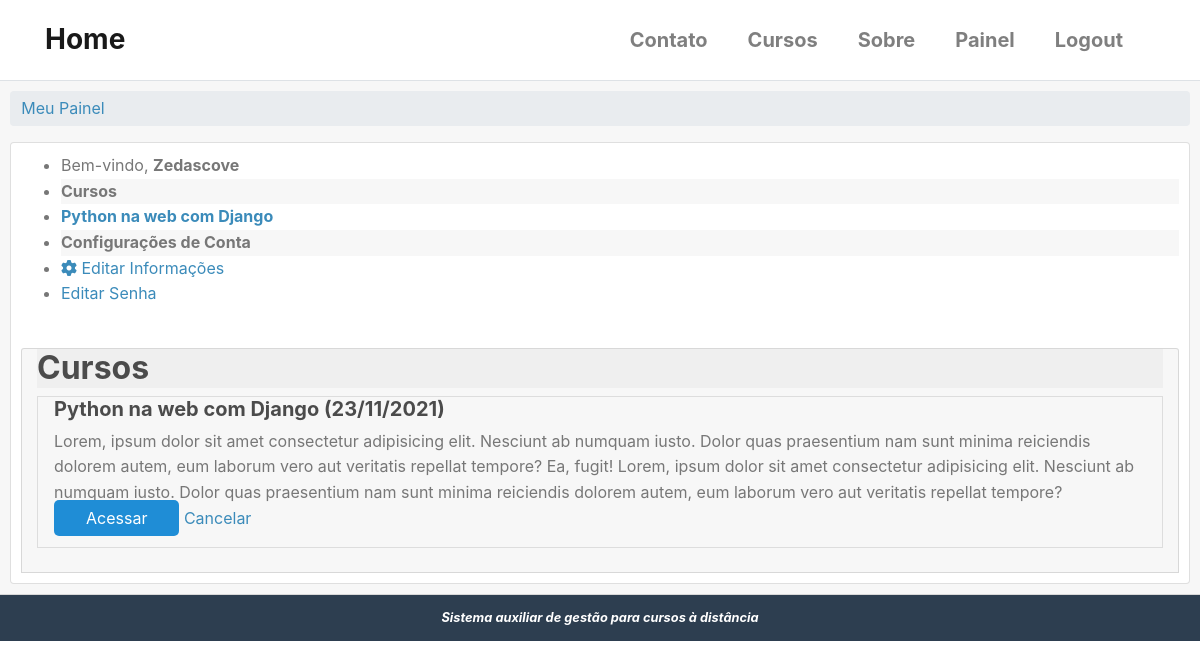
The page /conta/painel/ (signed in) on the database as committed earlier.
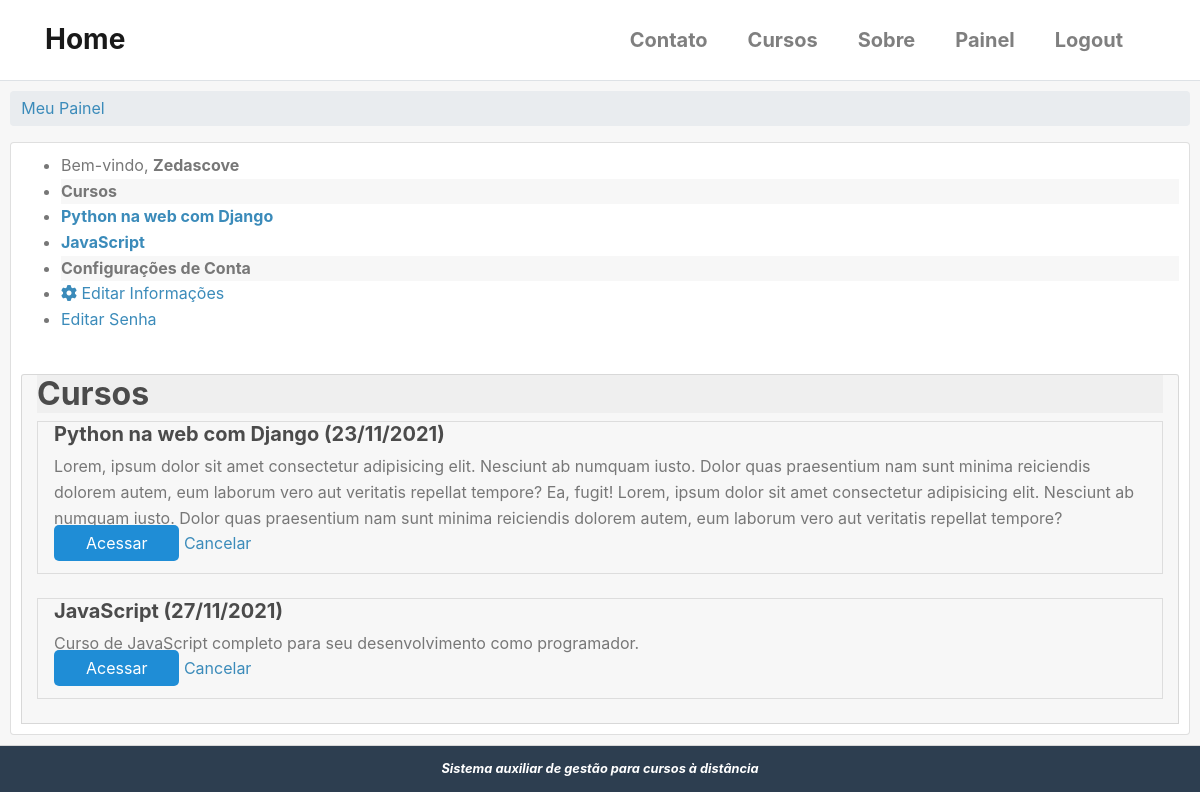
The same page on the database as committed later.
### accounts/models.py (models this page shows, shortened)
class User(AbstractBaseUser, PermissionsMixin):
    username = models.CharField(
        'Usuário', max_length=30, unique=True,
        validators = [validators.RegexValidator(re.compile('^[\w.@+-]+$'),
        'O nome de usuário só pode conter letras, dígitos ou os seguintes caracteres: @/ ./ +/ -/ _',
        'Usuário inválido ou já existente!')]
    )
    email = models.EmailField('E-mail', unique=True)
    name = models.CharField('Nome', max_length=100, blank=True)
    is_active = models.BooleanField('Está ativo?', blank=True, default=True)
    is_staff = models.BooleanField('É da equipe?', blank=True, default=False)
    date_joined = models.DateTimeField('Data de Entrada', auto_now_add=True)
    objects = UserManager()
    USERNAME_FIELD = 'username'
    REQUIRED_FIELDS = ['email']
    class Meta:
        verbose_name = 'Usuário'
        verbose_name_plural = 'Usuários'
    def __str__(self):
        return self.name or self.username

### cursos/models.py (models this page shows, shortened)
class Enrollment(models.Model):
    STATUS_CHOICES = (
        (0, 'Pendente'),
        (1, 'Aprovado'),
        (2, 'Cancelado'),
        (3, 'Recusado'),
    )
    usuario = models.ForeignKey(
        settings.AUTH_USER_MODEL, verbose_name='Usuário',
        related_name='enrollments', on_delete=models.DO_NOTHING
    )
    curso = models.ForeignKey(
        Cursos, verbose_name='Curso',
        related_name='enrollments', on_delete=models.DO_NOTHING
    )
    status = models.ImageField('Situação',
        choices=STATUS_CHOICES, default=0, blank=True
    )
    created_at = models.DateTimeField('Criado em', auto_now_add = True)
    updated_at = models.DateTimeField('Atualizado em ', auto_now_add = True)
    class Meta:
        verbose_name = 'Inscrição'
        verbose_name_plural = 'Inscrições'
        """
        unique_together/unicidade - combina a unicidade entre cursos e usuário,
        ou seja, cada usuário se increve apenas uma vez para cada curso.
        """
        unique_together = (('usuario', 'curso'),)

class Cursos(models.Model):
    nome = models.CharField('Nome', max_length = 100)
    slug = models.SlugField('Atalho')
    descricao = models.TextField('Descrição Simples', blank = True)
    sobre = models.TextField('Sobre o Curso', blank = True)
    start_date = models.DateField(
        'Data de início', null = True, blank = True,
        )
    imagem = models.ImageField(
        upload_to = 'cursos/imagens', verbose_name = 'Imagem',
        null = True, blank = True
        )
    created_at = models.DateTimeField('Criado em', auto_now_add = True)
    updated_at = models.DateTimeField('Atualizado em ', auto_now_add = True)
    objects = CursosManager()
    def __str__(self):
        return self.nome
    class Meta:
        verbose_name = 'Curso'
        verbose_name_plural = 'Cursos'
        ordering = ['nome'] # ['-name'] ordem decrescente

### accounts/views.py (the view)
# urls.py: path('painel/', views.painel, name='painel'),
@login_required
def painel(request):
    template_name = 'accounts/dashboard.html'
    context = {}
    context['enrollments'] = Enrollment.objects.filter(usuario=request.user)
    return render(request, template_name, context)

### cursos/templatetags/cursos_tags.py (called while the page is built)
@register.inclusion_tag('cursos/templatetags/meus_cursos.html')
def meus_cursos(user):
    enrollments = Enrollment.objects.filter(usuario=user)
    context = {
        'enrollments': enrollments
    }
    return context

### templates/accounts/dashboard.html (shortened to what this page needs)
{% extends "base.html" %}
{% load cursos_tags %}
{% block content %}
<div class="card-header" style='padding: 10px;'>
    <div class="">
        <ul class="breadcrumb pure-menu-heading">
            {% block breadcrumb %}
            <li><a class="" href="{% url 'accounts:painel' %}">Meu Painel</a></li>
            {% endblock %}
        </ul>
    </div>
    <div class="card" style='margin: auto;padding: 10px;'>
        <div class="pure-g-r content-ribbon">
            <div class="pure-u-1-3">
                <div class="pure-menu pure-menu-open">
                    <ul>
                        <li class="pure-menu-heading">
                            Bem-vindo, <strong>{{ user }}</strong>
                        </li>
                        {% meus_cursos user %}
                        <li class="font-weight-bold pure-menu-heading" style='margin-top: 0; background-color:rgba(0,0,0,.03);'>Configurações de Conta</li>
                        <li>
                            <a href="{% url 'accounts:editar_usuario' %}">
                            <i class="fas fa-cog"></i>
                            Editar Informações
                            </a>
                        </li>
                        <li>
                            <a href="{% url 'accounts:editar_senha' %}">
                            Editar Senha</a>
                        </li>
                    </ul>
                </div>
                <br>
            </div>
            <div class="pure-u-2-3">
                <div class="card card-header" style = 'margin-left: auto; padding: 0px 15px'>
                    {% block dashboard_content %}
                    <h2 class="font-weight-bold pure-menu-heading" style='margin-top: 0; background-color:rgba(0,0,0,.03);'>Cursos</h2>
                    {% for enrollment in enrollments %}
                    <div class="well">
                        <h3>{{ enrollment.curso }}
                        ({{ enrollment.curso.start_date|date:'d/m/Y'|default:'Sem data' }})
                        </h3>
                        {{ enrollment.curso.descricao }}
                        <div class="pure-controls">
                            <a href="" class="pure-button pure-button-primary">Acessar</a>
                            <a href="" class="pure-button pure-button-error">Cancelar</a>
                        </div>
                    </div>
                    {% empty %}
                    <aside class=pure-u-1>
                        <p style='padding: 5px 0 5px 15px;'>Não há inscrições</p>
                    </aside>:
                    {% endfor %}
                    {% endblock %}
                </div>
            </div>
        </div>
    </div>
</div>
{% endblock %}

### templates/base.html (shortened to what this page needs)
<!DOCTYPE html>
<html lang="pt-BR">
{% load static %}
<head>
    <link rel="stylesheet" href="https://cdn.jsdelivr.net/npm/bootstrap@4.5.3/dist/css/bootstrap.min.css"
>
    <link rel="stylesheet" href="http://yui.yahooapis.com/pure/0.3.0/pure-min.css">
    <link rel="stylesheet" href="{% static 'css/font-awesome.css' %}"/>
    <link rel="stylesheet" href="{% static 'css/styles.css' %}"/>
</head>
<div class="container-flex">
    <nav class="navbar navbar-expand-sm py-3 border-bottom navbar-light" style='margin-bottom: 0'>
        <div class="container">
            <a href="{% url 'home' %}" class="navbar-brand">
                <span class="font-weight-bold h3">Home</span>
            </a>
            <div class="collapse navbar-collapse" id="navbarCollapse">
                <ul class="navbar-nav ml-auto">
                    <li class="nav-item">
                        <a href="{% url 'contato' %}" class="nav-link lead mr-4 font-weight-bold">Contato</a>
                    </li>
                    <li class="nav-item">
                        <a href="{% url 'cursos:lista_cursos' %}" class="nav-link lead mr-4 font-weight-bold">Cursos</a>
                    </li>
                    <li class="nav-item">
                        <a href="#" class="nav-link lead mr-4 font-weight-bold">Sobre</a>
                    </li>
                    {% if user.is_authenticated %}
                    <li class="nav-item">
                        <a href="{% url 'accounts:painel' %}" class="nav-link lead mr-4 font-weight-bold">Painel</a>
                    </li>
                    <li class="nav-item">
                        <a href="{% url 'accounts:logout' %}" class="nav-link lead mr-4 font-weight-bold">Logout</a>
                    </li>
                    {% endif %}
                </ul>
            </div>
        </div>
    </nav>
    {% block content %}
    {% endblock content %}
    <div class="footer">
        <i><b>Sistema auxiliar de gestão para cursos à distância</b></i>
    </div>
</div>
</html>

### cursos/templates/cursos/templatetags/meus_cursos.html (shortened to what this page needs)
<li class="font-weight-bold pure-menu-heading" style='margin-top: 0; background-color:rgba(0,0,0,.03);'>Cursos</li>
{% for enrollment in enrollments %}
<li>
    <a href="#">
        <strong>{{ enrollment.curso }}</strong>
    </a>
</li>
{% empty %}
<li style='padding: 5px 0 5px 15px;'>Não há inscrições</li>
{% endfor %}

### cursos/static/css/styles.css (style rules this page uses)
* { -webkit-box-sizing: border-box; -moz-box-sizing: border-box; box-sizing: border-box; }
a { color: #3b8bba; }
.footer { background: #2d3e50; color: #fff; text-align: center; padding: 1em; font-size: 80%; }
.pure-button-primary { background-color: #1f8dd6; color: white; padding: 0.5em 2em; border-radius: 5px; }
ul.breadcrumb { padding: 0; }
ul.breadcrumb li { display: inline-block; }
ul.breadcrumb li a { display: inline-block; padding: 0.3em 0.7em; }
h1, h2, h3, h4, h5, h6 { font-weight: bold; color: rgb(75, 75, 75); }
h3 { font-size: 1.25em; }
a { color: #3b8bba; text-decoration: none; }
.well { border: 1px solid #ddd; padding: 0em 1em 1em 1em; margin-bottom: 1.5em; }

Rows that differ between the two databases and show on the page:
added Enrollment: curso "JavaScript", curso.start_date "27/11/2021", curso.descricao "Curso de JavaScript completo para seu desenvolvimento como programador."
